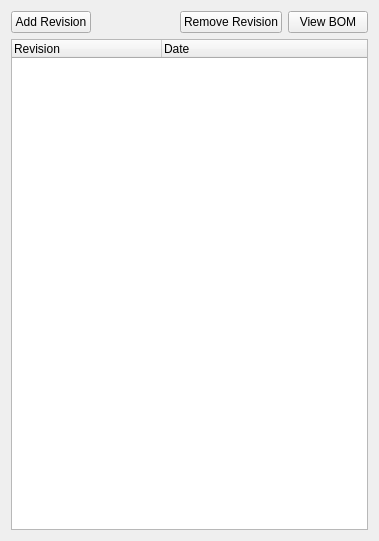
<?xml version="1.0" encoding="UTF-8"?>
<ui version="4.0">
 <class>WidgetRevisions</class>
 <widget class="QWidget" name="WidgetRevisions">
  <property name="geometry">
   <rect>
    <x>0</x>
    <y>0</y>
    <width>379</width>
    <height>541</height>
   </rect>
  </property>
  <property name="windowTitle">
   <string>Form</string>
  </property>
  <layout class="QVBoxLayout" name="verticalLayout">
   <item>
    <layout class="QHBoxLayout" name="horizontalLayout">
     <item>
      <widget class="QPushButton" name="add">
       <property name="text">
        <string>Add Revision</string>
       </property>
      </widget>
     </item>
     <item>
      <spacer name="horizontalSpacer">
       <property name="orientation">
        <enum>Qt::Horizontal</enum>
       </property>
       <property name="sizeHint" stdset="0">
        <size>
         <width>40</width>
         <height>20</height>
        </size>
       </property>
      </spacer>
     </item>
     <item>
      <widget class="QPushButton" name="remove">
       <property name="text">
        <string>Remove Revision</string>
       </property>
      </widget>
     </item>
     <item>
      <widget class="QPushButton" name="view_bom">
       <property name="text">
        <string>View BOM</string>
       </property>
      </widget>
     </item>
    </layout>
   </item>
   <item>
    <widget class="QTreeWidget" name="revisions">
     <property name="sizePolicy">
      <sizepolicy hsizetype="Expanding" vsizetype="Expanding">
       <horstretch>0</horstretch>
       <verstretch>4</verstretch>
      </sizepolicy>
     </property>
     <property name="editTriggers">
      <set>QAbstractItemView::AnyKeyPressed|QAbstractItemView::DoubleClicked|QAbstractItemView::EditKeyPressed</set>
     </property>
     <property name="alternatingRowColors">
      <bool>true</bool>
     </property>
     <property name="rootIsDecorated">
      <bool>false</bool>
     </property>
     <property name="columnCount">
      <number>2</number>
     </property>
     <attribute name="headerDefaultSectionSize">
      <number>150</number>
     </attribute>
     <column>
      <property name="text">
       <string>Revision</string>
      </property>
     </column>
     <column>
      <property name="text">
       <string>Date</string>
      </property>
     </column>
    </widget>
   </item>
  </layout>
 </widget>
 <resources/>
 <connections/>
</ui>
